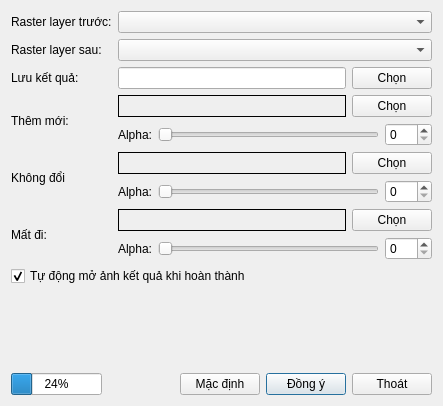
<?xml version="1.0" encoding="UTF-8"?>
<ui version="4.0">
 <class>ChangeDetectionDialog</class>
 <widget class="QDialog" name="ChangeDetectionDialog">
  <property name="geometry">
   <rect>
    <x>0</x>
    <y>0</y>
    <width>443</width>
    <height>406</height>
   </rect>
  </property>
  <property name="windowTitle">
   <string>Phát hiện thay đổi</string>
  </property>
  <layout class="QGridLayout" name="gridLayout_2">
   <item row="0" column="0" rowspan="2" colspan="2">
    <layout class="QGridLayout" name="gridLayout">
     <item row="0" column="0">
      <widget class="QLabel" name="label">
       <property name="text">
        <string>Raster layer trước:</string>
       </property>
      </widget>
     </item>
     <item row="0" column="1" colspan="2">
      <widget class="QComboBox" name="beforeRasterLayerCbx"/>
     </item>
     <item row="1" column="0">
      <widget class="QLabel" name="label_2">
       <property name="text">
        <string>Raster layer sau:</string>
       </property>
      </widget>
     </item>
     <item row="1" column="1" colspan="2">
      <widget class="QComboBox" name="afterRasterLayerCbx"/>
     </item>
     <item row="2" column="0">
      <widget class="QLabel" name="label_3">
       <property name="text">
        <string>Lưu kết quả:</string>
       </property>
      </widget>
     </item>
     <item row="2" column="1">
      <widget class="QLineEdit" name="outputLedr"/>
     </item>
     <item row="2" column="2">
      <widget class="QPushButton" name="browseBtn">
       <property name="text">
        <string>Chọn</string>
       </property>
       <property name="icon">
        <iconset>
         <normaloff>:/myicon/File.svg</normaloff>:/myicon/File.svg</iconset>
       </property>
       <property name="autoDefault">
        <bool>false</bool>
       </property>
      </widget>
     </item>
     <item row="3" column="0" rowspan="2">
      <widget class="QLabel" name="label_4">
       <property name="text">
        <string>Thêm mới:</string>
       </property>
      </widget>
     </item>
     <item row="3" column="1">
      <widget class="QLabel" name="spreadColorLbl">
       <property name="sizePolicy">
        <sizepolicy hsizetype="Expanding" vsizetype="Preferred">
         <horstretch>0</horstretch>
         <verstretch>0</verstretch>
        </sizepolicy>
       </property>
       <property name="frameShape">
        <enum>QFrame::Box</enum>
       </property>
       <property name="text">
        <string/>
       </property>
      </widget>
     </item>
     <item row="3" column="2">
      <widget class="QPushButton" name="spreadColorPickerBtn">
       <property name="text">
        <string>Chọn</string>
       </property>
       <property name="icon">
        <iconset>
         <normaloff>:/myicon/ColorPicker.svg</normaloff>:/myicon/ColorPicker.svg</iconset>
       </property>
       <property name="autoDefault">
        <bool>false</bool>
       </property>
      </widget>
     </item>
     <item row="4" column="1" colspan="2">
      <layout class="QHBoxLayout" name="horizontalLayout_2">
       <item>
        <widget class="QLabel" name="label_7">
         <property name="text">
          <string>Alpha:</string>
         </property>
        </widget>
       </item>
       <item>
        <widget class="QSlider" name="spreadAlphaSdr">
         <property name="maximum">
          <number>255</number>
         </property>
         <property name="orientation">
          <enum>Qt::Horizontal</enum>
         </property>
        </widget>
       </item>
       <item>
        <widget class="QSpinBox" name="spreadAlphaSbx">
         <property name="maximum">
          <number>255</number>
         </property>
        </widget>
       </item>
      </layout>
     </item>
     <item row="5" column="0" rowspan="2">
      <widget class="QLabel" name="label_5">
       <property name="text">
        <string>Không đổi</string>
       </property>
      </widget>
     </item>
     <item row="5" column="1">
      <widget class="QLabel" name="nochangeColorLbl">
       <property name="sizePolicy">
        <sizepolicy hsizetype="Expanding" vsizetype="Preferred">
         <horstretch>0</horstretch>
         <verstretch>0</verstretch>
        </sizepolicy>
       </property>
       <property name="frameShape">
        <enum>QFrame::Box</enum>
       </property>
       <property name="text">
        <string/>
       </property>
      </widget>
     </item>
     <item row="5" column="2">
      <widget class="QPushButton" name="nochangeColorPickerBtn">
       <property name="text">
        <string>Chọn</string>
       </property>
       <property name="icon">
        <iconset>
         <normaloff>:/myicon/ColorPicker.svg</normaloff>:/myicon/ColorPicker.svg</iconset>
       </property>
       <property name="autoDefault">
        <bool>false</bool>
       </property>
      </widget>
     </item>
     <item row="6" column="1" colspan="2">
      <layout class="QHBoxLayout" name="horizontalLayout_3">
       <item>
        <widget class="QLabel" name="label_8">
         <property name="text">
          <string>Alpha:</string>
         </property>
        </widget>
       </item>
       <item>
        <widget class="QSlider" name="nochangeAlphaSdr">
         <property name="maximum">
          <number>255</number>
         </property>
         <property name="orientation">
          <enum>Qt::Horizontal</enum>
         </property>
        </widget>
       </item>
       <item>
        <widget class="QSpinBox" name="nochangeAlphaSbx">
         <property name="maximum">
          <number>255</number>
         </property>
        </widget>
       </item>
      </layout>
     </item>
     <item row="7" column="0" rowspan="2">
      <widget class="QLabel" name="label_6">
       <property name="text">
        <string>Mất đi:</string>
       </property>
      </widget>
     </item>
     <item row="7" column="1">
      <widget class="QLabel" name="lossColorLbl">
       <property name="sizePolicy">
        <sizepolicy hsizetype="Expanding" vsizetype="Preferred">
         <horstretch>0</horstretch>
         <verstretch>0</verstretch>
        </sizepolicy>
       </property>
       <property name="frameShape">
        <enum>QFrame::Box</enum>
       </property>
       <property name="text">
        <string/>
       </property>
      </widget>
     </item>
     <item row="7" column="2">
      <widget class="QPushButton" name="lossColorPickerBtn">
       <property name="text">
        <string>Chọn</string>
       </property>
       <property name="icon">
        <iconset>
         <normaloff>:/myicon/ColorPicker.svg</normaloff>:/myicon/ColorPicker.svg</iconset>
       </property>
       <property name="autoDefault">
        <bool>false</bool>
       </property>
      </widget>
     </item>
     <item row="8" column="1" colspan="2">
      <layout class="QHBoxLayout" name="horizontalLayout_4">
       <item>
        <widget class="QLabel" name="label_9">
         <property name="text">
          <string>Alpha:</string>
         </property>
        </widget>
       </item>
       <item>
        <widget class="QSlider" name="lossAlphaSdr">
         <property name="maximum">
          <number>255</number>
         </property>
         <property name="orientation">
          <enum>Qt::Horizontal</enum>
         </property>
        </widget>
       </item>
       <item>
        <widget class="QSpinBox" name="lossAlphaSbx">
         <property name="maximum">
          <number>255</number>
         </property>
        </widget>
       </item>
      </layout>
     </item>
    </layout>
   </item>
   <item row="4" column="1">
    <spacer name="verticalSpacer">
     <property name="orientation">
      <enum>Qt::Vertical</enum>
     </property>
     <property name="sizeHint" stdset="0">
      <size>
       <width>20</width>
       <height>74</height>
      </size>
     </property>
    </spacer>
   </item>
   <item row="2" column="0" colspan="2">
    <widget class="QCheckBox" name="autoAddOutputChbx">
     <property name="text">
      <string>Tự động mở ảnh kết quả khi hoàn thành</string>
     </property>
     <property name="checked">
      <bool>true</bool>
     </property>
    </widget>
   </item>
   <item row="5" column="0" colspan="2">
    <layout class="QHBoxLayout" name="horizontalLayout">
     <item>
      <widget class="QProgressBar" name="progressBar">
       <property name="value">
        <number>24</number>
       </property>
      </widget>
     </item>
     <item>
      <spacer name="horizontalSpacer">
       <property name="orientation">
        <enum>Qt::Horizontal</enum>
       </property>
       <property name="sizeHint" stdset="0">
        <size>
         <width>288</width>
         <height>20</height>
        </size>
       </property>
      </spacer>
     </item>
     <item>
      <widget class="QPushButton" name="defaultBtn">
       <property name="text">
        <string>Mặc định</string>
       </property>
      </widget>
     </item>
     <item>
      <widget class="QPushButton" name="okBtn">
       <property name="text">
        <string>Đồng ý</string>
       </property>
       <property name="autoDefault">
        <bool>false</bool>
       </property>
       <property name="default">
        <bool>true</bool>
       </property>
      </widget>
     </item>
     <item>
      <widget class="QPushButton" name="cancelBtn">
       <property name="text">
        <string>Thoát</string>
       </property>
       <property name="autoDefault">
        <bool>false</bool>
       </property>
      </widget>
     </item>
    </layout>
   </item>
   <item row="3" column="0" colspan="2">
    <widget class="QLabel" name="noticeLbl">
     <property name="text">
      <string/>
     </property>
    </widget>
   </item>
  </layout>
 </widget>
 <tabstops>
  <tabstop>beforeRasterLayerCbx</tabstop>
  <tabstop>afterRasterLayerCbx</tabstop>
  <tabstop>outputLedr</tabstop>
  <tabstop>browseBtn</tabstop>
  <tabstop>spreadAlphaSdr</tabstop>
  <tabstop>spreadAlphaSbx</tabstop>
  <tabstop>nochangeAlphaSdr</tabstop>
  <tabstop>nochangeAlphaSbx</tabstop>
  <tabstop>lossAlphaSdr</tabstop>
  <tabstop>lossAlphaSbx</tabstop>
  <tabstop>autoAddOutputChbx</tabstop>
  <tabstop>defaultBtn</tabstop>
  <tabstop>okBtn</tabstop>
  <tabstop>cancelBtn</tabstop>
 </tabstops>
 <resources>
  <include location="myicon.qrc"/>
 </resources>
 <connections>
  <connection>
   <sender>spreadAlphaSdr</sender>
   <signal>valueChanged(int)</signal>
   <receiver>spreadAlphaSbx</receiver>
   <slot>setValue(int)</slot>
   <hints>
    <hint type="sourcelabel">
     <x>423</x>
     <y>141</y>
    </hint>
    <hint type="destinationlabel">
     <x>460</x>
     <y>138</y>
    </hint>
   </hints>
  </connection>
  <connection>
   <sender>nochangeAlphaSdr</sender>
   <signal>valueChanged(int)</signal>
   <receiver>nochangeAlphaSbx</receiver>
   <slot>setValue(int)</slot>
   <hints>
    <hint type="sourcelabel">
     <x>409</x>
     <y>204</y>
    </hint>
    <hint type="destinationlabel">
     <x>455</x>
     <y>205</y>
    </hint>
   </hints>
  </connection>
  <connection>
   <sender>lossAlphaSdr</sender>
   <signal>valueChanged(int)</signal>
   <receiver>lossAlphaSbx</receiver>
   <slot>setValue(int)</slot>
   <hints>
    <hint type="sourcelabel">
     <x>411</x>
     <y>271</y>
    </hint>
    <hint type="destinationlabel">
     <x>467</x>
     <y>271</y>
    </hint>
   </hints>
  </connection>
  <connection>
   <sender>spreadAlphaSbx</sender>
   <signal>valueChanged(int)</signal>
   <receiver>spreadAlphaSdr</receiver>
   <slot>setValue(int)</slot>
   <hints>
    <hint type="sourcelabel">
     <x>452</x>
     <y>150</y>
    </hint>
    <hint type="destinationlabel">
     <x>281</x>
     <y>145</y>
    </hint>
   </hints>
  </connection>
  <connection>
   <sender>nochangeAlphaSbx</sender>
   <signal>valueChanged(int)</signal>
   <receiver>nochangeAlphaSdr</receiver>
   <slot>setValue(int)</slot>
   <hints>
    <hint type="sourcelabel">
     <x>451</x>
     <y>215</y>
    </hint>
    <hint type="destinationlabel">
     <x>321</x>
     <y>210</y>
    </hint>
   </hints>
  </connection>
  <connection>
   <sender>lossAlphaSbx</sender>
   <signal>valueChanged(int)</signal>
   <receiver>lossAlphaSdr</receiver>
   <slot>setValue(int)</slot>
   <hints>
    <hint type="sourcelabel">
     <x>444</x>
     <y>281</y>
    </hint>
    <hint type="destinationlabel">
     <x>399</x>
     <y>279</y>
    </hint>
   </hints>
  </connection>
 </connections>
</ui>
